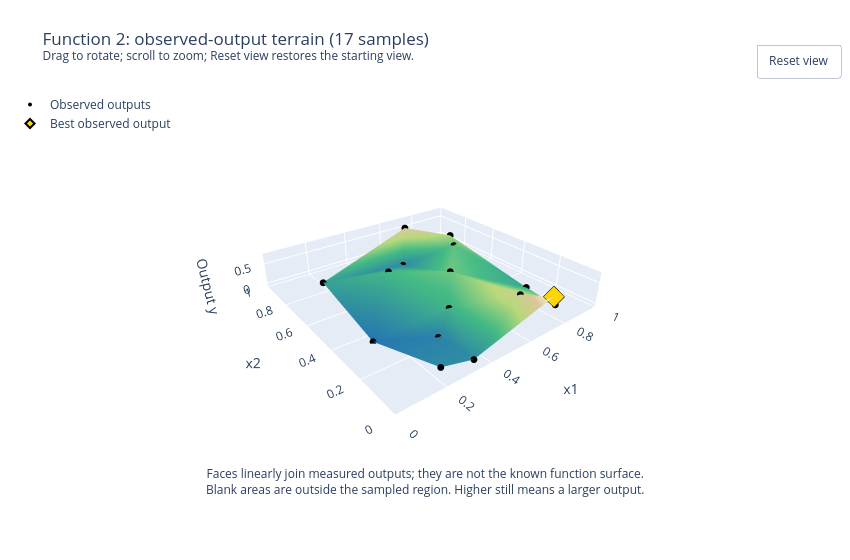

The code cell stored with this chart in its notebook:
### Code cell
# This renderer joins measured heights; it does not fit a model.
terrain_fig = plot_observed_terrain(
    review["inputs"].to_numpy(), review["outputs"].to_numpy(),
    title=f"Function {FUNCTION_NUMBER}: observed-output terrain ({len(review['data'])} samples)",
    save_to=FIGURES_DIR / "observed-output-terrain.html", **TERRAIN_SETTINGS,
)
terrain_fig.show(config={**PLOT_CONFIG, "responsive": TERRAIN_SETTINGS["width"] is None})

### Figure 1 — Plotly figure (JSON) as saved in the notebook; plotly's stock layout.template omitted (floating-point values rounded to 4 significant figures)
{"data": [{"colorscale": [[0, "#2475b0"], [0.4, "#42b983"], [0.65, "#b6d77a"], [0.85, "#d9c69c"], [1, "#fffde0"]], "flatshading": true, "hoverinfo": "skip", "i": [3, 12, 3, 12, 0, 6, 5, 6, 9, 5, 3, 10, 9, 0, 15, 4, 0, 4, 6, 7, 4, 11, 8], "intensity": [0.539, 0.4206, -0.06562, 0.294, 0.215, 0.02311, 0.2446, 0.03875, -0.01386, 0.6112, 0.2834, 0.0311, 0.1561, 0.1312, 0.3225, 0.7231, 0.5118], "intensitymode": "vertex", "j": [12, 3, 5, 0, 12, 5, 6, 13, 10, 9, 9, 9, 3, 15, 0, 0, 4, 6, 4, 8, 8, 8, 4], "k": [1, 14, 14, 16, 14, 13, 14, 2, 13, 13, 5, 1, 1, 16, 7, 14, 7, 2, 14, 11, 7, 2, 2], "name": "Joined observations", "showscale": false, "type": "mesh3d", "x": [0.6658, 0.8778, 0.1427, 0.8453, 0.4546, 0.5777, 0.4382, 0.3417, 0.3386, 0.7026, 0.775, 0.2282, 0.8356, 0.1795, 0.6362, 0.7005, 0.7169], "y": [0.124, 0.7786, 0.349, 0.7111, 0.2905, 0.772, 0.685, 0.0287, 0.2139, 0.9266, 0.95, 0.06664, 0.2329, 0.8087, 0.4956, 0.000114, 0.0], "z": [0.539, 0.4206, -0.06562, 0.294, 0.215, 0.02311, 0.2446, 0.03875, -0.01386, 0.6112, 0.2834, 0.0311, 0.1561, 0.1312, 0.3225, 0.7231, 0.5118]}, {"customdata": [0.539, 0.4206, -0.06562, 0.294, 0.215, 0.02311, 0.2446, 0.03875, -0.01386, 0.6112, 0.2834, 0.0311, 0.1561, 0.1312, 0.3225, 0.7231, 0.5118], "hovertemplate": "x1=%{x:.4f}<br>x2=%{y:.4f}<br>Output y=%{customdata:.3e}<extra></extra>", "marker": {"color": "black", "size": 4}, "mode": "markers", "name": "Observed outputs", "type": "scatter3d", "x": [0.6658, 0.8778, 0.1427, 0.8453, 0.4546, 0.5777, 0.4382, 0.3417, 0.3386, 0.7026, 0.775, 0.2282, 0.8356, 0.1795, 0.6362, 0.7005, 0.7169], "y": [0.124, 0.7786, 0.349, 0.7111, 0.2905, 0.772, 0.685, 0.0287, 0.2139, 0.9266, 0.95, 0.06664, 0.2329, 0.8087, 0.4956, 0.000114, 0.0], "z": [0.539, 0.4206, -0.06562, 0.294, 0.215, 0.02311, 0.2446, 0.03875, -0.01386, 0.6112, 0.2834, 0.0311, 0.1561, 0.1312, 0.3225, 0.7231, 0.5118]}, {"customdata": [0.7231], "hovertemplate": "Best observed output: %{customdata:.3e}<extra></extra>", "marker": {"color": "gold", "line": {"color": "black", "width": 2}, "size": 7, "symbol": "diamond"}, "mode": "markers", "name": "Best observed output", "type": "scatter3d", "x": [0.7005], "y": [0.000114], "z": [0.7231]}], "layout": {"annotations": [{"showarrow": false, "text": "Faces linearly join measured outputs; they are not the known function surface.<br>Blank areas are outside the sampled region. Higher still means a larger output.", "x": 0.5, "xref": "paper", "y": -0.08, "yref": "paper"}], "autosize": false, "height": 560, "legend": {"x": 0, "y": 1}, "margin": {"b": 90, "l": 10, "r": 10, "t": 90}, "scene": {"aspectmode": "manual", "aspectratio": {"x": 1, "y": 1, "z": 0.16}, "camera": {"center": {"x": 0, "y": 0, "z": 0}, "eye": {"x": -1.05, "y": -1.35, "z": 0.9}, "projection": {"type": "perspective"}, "up": {"x": 0, "y": 0, "z": 1}}, "dragmode": "orbit", "xaxis": {"range": [0, 1], "title": {"text": "x1"}}, "yaxis": {"range": [0, 1], "title": {"text": "x2"}}, "zaxis": {"nticks": 3, "tickmode": "auto", "title": {"text": "Output y"}}}, "title": {"text": "Function 2: observed-output terrain (17 samples)<br><sup>Drag to rotate; scroll to zoom; Reset view restores the starting view.</sup>"}, "updatemenus": [{"buttons": [{"args": [{"scene.camera": {"center": {"x": 0, "y": 0, "z": 0}, "eye": {"x": -1.05, "y": -1.35, "z": 0.9}, "projection": {"type": "perspective"}, "up": {"x": 0, "y": 0, "z": 1}}}], "label": "Reset view", "method": "relayout"}], "showactive": false, "type": "buttons", "x": 1, "xanchor": "right", "y": 1.12, "yanchor": "top"}], "width": 850}}
